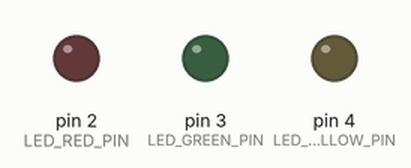
Bench run of a sketch on a simulated Arduino Uno, built with avr-gcc and run on an emulated ATmega328P. Parts: output pins drawn as LEDs (lit = HIGH).

Above: at 0.05 s.
At 0.75 s:
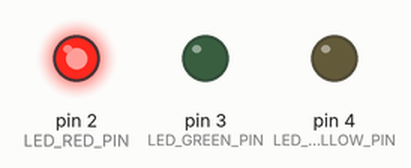
At 1.36 s:
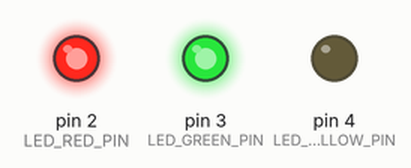
At 2.57 s:
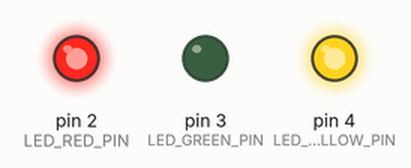
At 3.78 s:
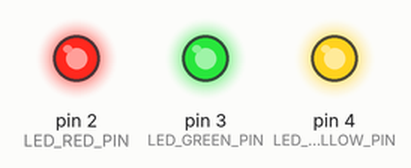
At 5.1 s:
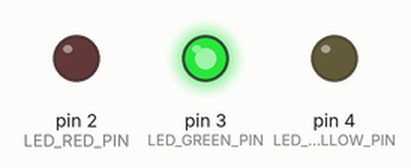
Timing chart, 0 to 5.4 s (numbered marks = the images above):
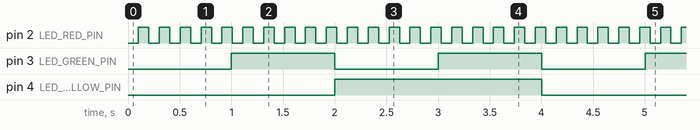

Measured:
- by itself, pin 2 (LED_RED_PIN): alternates HIGH for 0.10 s and LOW for 0.10 s
- by itself, pin 3 (LED_GREEN_PIN): alternates HIGH for 1.0 s and LOW for 1.0 s
- by itself, pin 4 (LED_YELLOW_PIN): alternates HIGH for 2.0 s and LOW for 2.0 s

The sketch:

Concurrency-emulation.ino
```cpp
// Даём пинам понятные имена
constexpr int LED_RED_PIN = 2;
constexpr int LED_GREEN_PIN = 3;
constexpr int LED_YELLOW_PIN = 4;

// Переменные для счётчиков красного и зелёного светодиода
long millisLastRed = 0;
long millisLastGreen = 0;
long millisLastYellow = 0;

// Переменные для хранения состояний светодиодов
bool ledRedState = false;
bool ledGreenState = false;
bool ledYellowState = false;

void setup() {
  // Настраиваем пины со светодиодами в режим выхода
  pinMode(LED_RED_PIN, OUTPUT);
  pinMode(LED_GREEN_PIN, OUTPUT);
  pinMode(LED_YELLOW_PIN, OUTPUT);
}

void loop() {
  // Засекаем текущее время
  long millisNow = millis();
  if (millisNow - millisLastRed > 100) {
    // Если интервал красного LED превысил 100 мс
    // Инвертируем его состояние
    millisLastRed = millisNow;
    ledRedState = !ledRedState;
    digitalWrite(LED_RED_PIN, ledRedState);
  }
  if (millisNow - millisLastGreen > 1000) {
    // Если интервал зелёного LED превысил 1000 мс
    // Инвертируем его состояние
    millisLastGreen = millisNow;
    ledGreenState = !ledGreenState;
    digitalWrite(LED_GREEN_PIN, ledGreenState);
  }

  if (millisNow - millisLastYellow > 2000) {
    // Если интервал желтого LED превысил 2000 мс
    // Инвертируем его состояние
    millisLastYellow = millisNow;
    ledYellowState = !ledYellowState;
    digitalWrite(LED_YELLOW_PIN, ledYellowState);
  }
}
```
